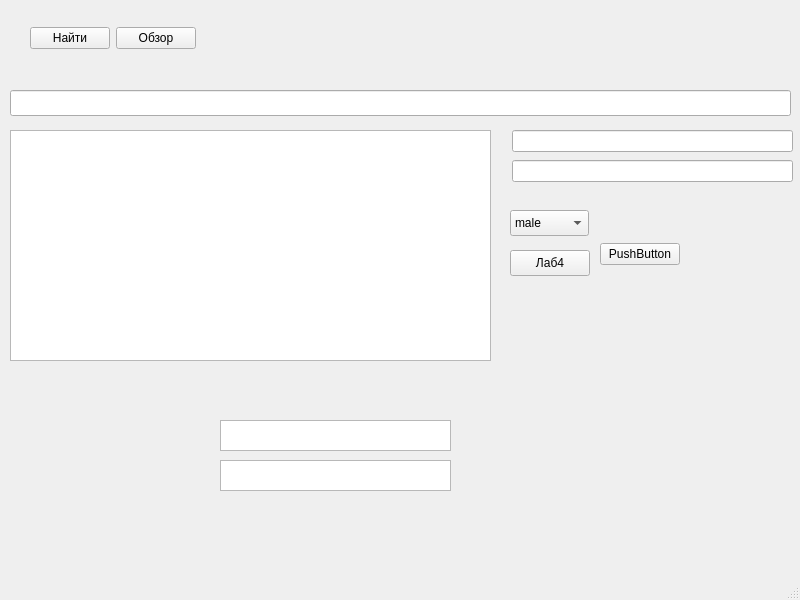
<?xml version="1.0" encoding="UTF-8"?>
<ui version="4.0">
 <class>MainWindow</class>
 <widget class="QMainWindow" name="MainWindow">
  <property name="geometry">
   <rect>
    <x>0</x>
    <y>0</y>
    <width>800</width>
    <height>600</height>
   </rect>
  </property>
  <property name="windowTitle">
   <string>MainWindow</string>
  </property>
  <widget class="QWidget" name="centralwidget">
   <widget class="QWidget" name="horizontalLayoutWidget">
    <property name="geometry">
     <rect>
      <x>30</x>
      <y>0</y>
      <width>751</width>
      <height>77</height>
     </rect>
    </property>
    <layout class="QHBoxLayout" name="horizontalLayout">
     <item>
      <widget class="QPushButton" name="pushButton">
       <property name="text">
        <string>Найти</string>
       </property>
      </widget>
     </item>
     <item>
      <widget class="QPushButton" name="View">
       <property name="text">
        <string>Обзор</string>
       </property>
      </widget>
     </item>
     <item>
      <spacer name="horizontalSpacer">
       <property name="orientation">
        <enum>Qt::Horizontal</enum>
       </property>
       <property name="sizeHint" stdset="0">
        <size>
         <width>38</width>
         <height>75</height>
        </size>
       </property>
      </spacer>
     </item>
    </layout>
   </widget>
   <widget class="QLineEdit" name="lineEdit">
    <property name="geometry">
     <rect>
      <x>10</x>
      <y>90</y>
      <width>781</width>
      <height>26</height>
     </rect>
    </property>
   </widget>
   <widget class="QWidget" name="horizontalLayoutWidget_2">
    <property name="geometry">
     <rect>
      <x>600</x>
      <y>210</y>
      <width>196</width>
      <height>89</height>
     </rect>
    </property>
    <layout class="QHBoxLayout" name="horizontalLayout_2">
     <item>
      <widget class="QPushButton" name="pushButton_2">
       <property name="text">
        <string>PushButton</string>
       </property>
      </widget>
     </item>
     <item>
      <spacer name="horizontalSpacer_2">
       <property name="orientation">
        <enum>Qt::Horizontal</enum>
       </property>
       <property name="sizeHint" stdset="0">
        <size>
         <width>40</width>
         <height>20</height>
        </size>
       </property>
      </spacer>
     </item>
    </layout>
   </widget>
   <widget class="QComboBox" name="comboBox">
    <property name="geometry">
     <rect>
      <x>510</x>
      <y>210</y>
      <width>79</width>
      <height>26</height>
     </rect>
    </property>
    <property name="whatsThis">
     <string>&lt;html&gt;&lt;head/&gt;&lt;body&gt;&lt;p&gt;Пол&lt;/p&gt;&lt;/body&gt;&lt;/html&gt;</string>
    </property>
    <item>
     <property name="text">
      <string>male</string>
     </property>
    </item>
    <item>
     <property name="text">
      <string>female</string>
     </property>
    </item>
   </widget>
   <widget class="QTextEdit" name="textEdit">
    <property name="geometry">
     <rect>
      <x>220</x>
      <y>460</y>
      <width>231</width>
      <height>31</height>
     </rect>
    </property>
    <property name="html">
     <string>&lt;!DOCTYPE HTML PUBLIC &quot;-//W3C//DTD HTML 4.0//EN&quot; &quot;http://www.w3.org/TR/REC-html40/strict.dtd&quot;&gt;
&lt;html&gt;&lt;head&gt;&lt;meta name=&quot;qrichtext&quot; content=&quot;1&quot; /&gt;&lt;style type=&quot;text/css&quot;&gt;
p, li { white-space: pre-wrap; }
&lt;/style&gt;&lt;/head&gt;&lt;body style=&quot; font-family:'MS Shell Dlg 2'; font-size:7.8pt; font-weight:400; font-style:normal;&quot;&gt;
&lt;p style=&quot;-qt-paragraph-type:empty; margin-top:0px; margin-bottom:0px; margin-left:0px; margin-right:0px; -qt-block-indent:0; text-indent:0px; font-family:'Noto Sans'; font-size:10pt;&quot;&gt;&lt;br /&gt;&lt;/p&gt;&lt;/body&gt;&lt;/html&gt;</string>
    </property>
   </widget>
   <widget class="QTextEdit" name="textEdit_2">
    <property name="geometry">
     <rect>
      <x>220</x>
      <y>420</y>
      <width>231</width>
      <height>31</height>
     </rect>
    </property>
   </widget>
   <widget class="ErrorTextBrowser" name="textBrowser">
    <property name="geometry">
     <rect>
      <x>10</x>
      <y>130</y>
      <width>481</width>
      <height>231</height>
     </rect>
    </property>
   </widget>
   <widget class="QPushButton" name="pushButton_3">
    <property name="geometry">
     <rect>
      <x>510</x>
      <y>250</y>
      <width>80</width>
      <height>26</height>
     </rect>
    </property>
    <property name="text">
     <string>Лаб4</string>
    </property>
   </widget>
   <widget class="QLineEdit" name="lineEdit_2">
    <property name="geometry">
     <rect>
      <x>512</x>
      <y>130</y>
      <width>281</width>
      <height>22</height>
     </rect>
    </property>
   </widget>
   <widget class="QLineEdit" name="lineEdit_3">
    <property name="geometry">
     <rect>
      <x>512</x>
      <y>160</y>
      <width>281</width>
      <height>22</height>
     </rect>
    </property>
   </widget>
  </widget>
  <widget class="QMenuBar" name="menubar">
   <property name="geometry">
    <rect>
     <x>0</x>
     <y>0</y>
     <width>800</width>
     <height>26</height>
    </rect>
   </property>
  </widget>
  <widget class="QStatusBar" name="statusbar"/>
 </widget>
 <customwidgets>
  <customwidget>
   <class>ErrorTextBrowser</class>
   <extends>QTextBrowser</extends>
   <header>errortextbrowser.h</header>
  </customwidget>
 </customwidgets>
 <resources/>
 <connections>
  <connection>
   <sender>pushButton_2</sender>
   <signal>clicked()</signal>
   <receiver>MainWindow</receiver>
   <slot>add()</slot>
   <hints>
    <hint type="sourcelabel">
     <x>654</x>
     <y>262</y>
    </hint>
    <hint type="destinationlabel">
     <x>709</x>
     <y>250</y>
    </hint>
   </hints>
  </connection>
  <connection>
   <sender>pushButton</sender>
   <signal>clicked()</signal>
   <receiver>MainWindow</receiver>
   <slot>find()</slot>
   <hints>
    <hint type="sourcelabel">
     <x>102</x>
     <y>64</y>
    </hint>
    <hint type="destinationlabel">
     <x>206</x>
     <y>61</y>
    </hint>
   </hints>
  </connection>
  <connection>
   <sender>pushButton_3</sender>
   <signal>clicked()</signal>
   <receiver>MainWindow</receiver>
   <slot>lab4()</slot>
   <hints>
    <hint type="sourcelabel">
     <x>568</x>
     <y>289</y>
    </hint>
    <hint type="destinationlabel">
     <x>593</x>
     <y>343</y>
    </hint>
   </hints>
  </connection>
  <connection>
   <sender>View</sender>
   <signal>clicked()</signal>
   <receiver>MainWindow</receiver>
   <slot>view()</slot>
   <hints>
    <hint type="sourcelabel">
     <x>223</x>
     <y>77</y>
    </hint>
    <hint type="destinationlabel">
     <x>394</x>
     <y>78</y>
    </hint>
   </hints>
  </connection>
 </connections>
 <slots>
  <slot>add()</slot>
  <slot>find()</slot>
  <slot>lab4()</slot>
  <slot>view()</slot>
 </slots>
</ui>
